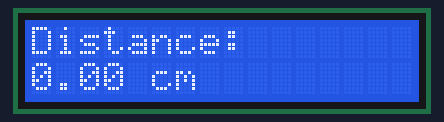
The sketch below on a simulated Arduino Uno, built with avr-gcc and run on an emulated ATmega328P. Shown: 16×2 character LCD.

Above: at 0.2 s.

The sketch:

BT14.ino
```cpp
#include <LiquidCrystal.h> // thêm thư viện cho màn hình LCD
LiquidCrystal lcd (9,8,7,6,5,4); // các cổng vào của LCD với mạch

const int TRIGG = 3;
const int ECHO = 2;
//...............................................
void setup()
{

  pinMode(TRIGG, OUTPUT);
  pinMode(ECHO, OUTPUT);
  lcd.begin(16,2);
}
//...............................................
void loop()
{
  float duration;
  float distance;
  digitalWrite(TRIGG, 0);
  delayMicroseconds(2);
  digitalWrite(TRIGG, 1); // phat xung tu chan trigg
  delayMicroseconds(10);
  digitalWrite(TRIGG, 1);
  duration = pulseIn(ECHO, HIGH,50000); /// do rong xung high sau 50000ms khong nhan duoc xung phan xa thi tra ve 0
  distance = (duration * 0.034/2);
  lcd.setCursor(0, 0);
  lcd.print("Distance:");
  lcd.setCursor(0, 1);
  lcd.print(distance);
  lcd.print(" cm");
  delay(1000);
  lcd.clear();
 }
```

Measured:
- what the display in image 0 shows lasts 1.0 s, from 0.1 s to 1.1 s
